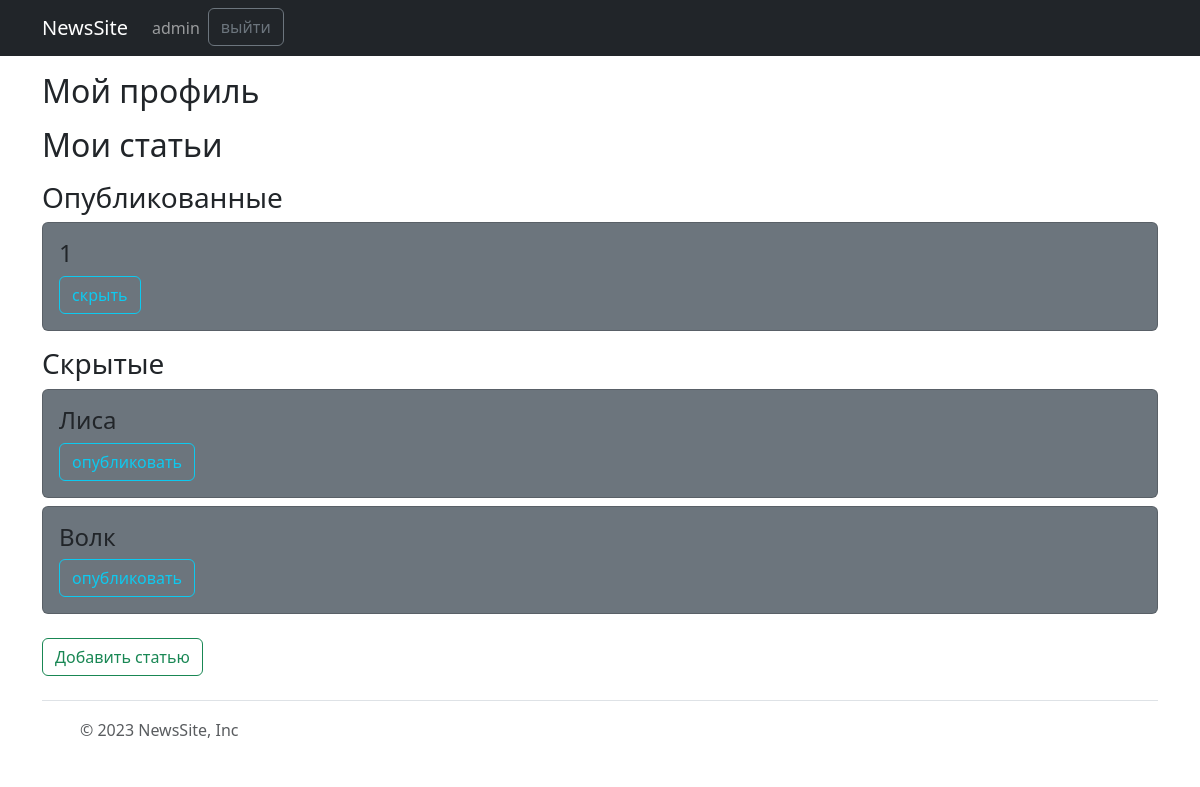
Page /accs/profile/ (signed in) on the earlier database version.
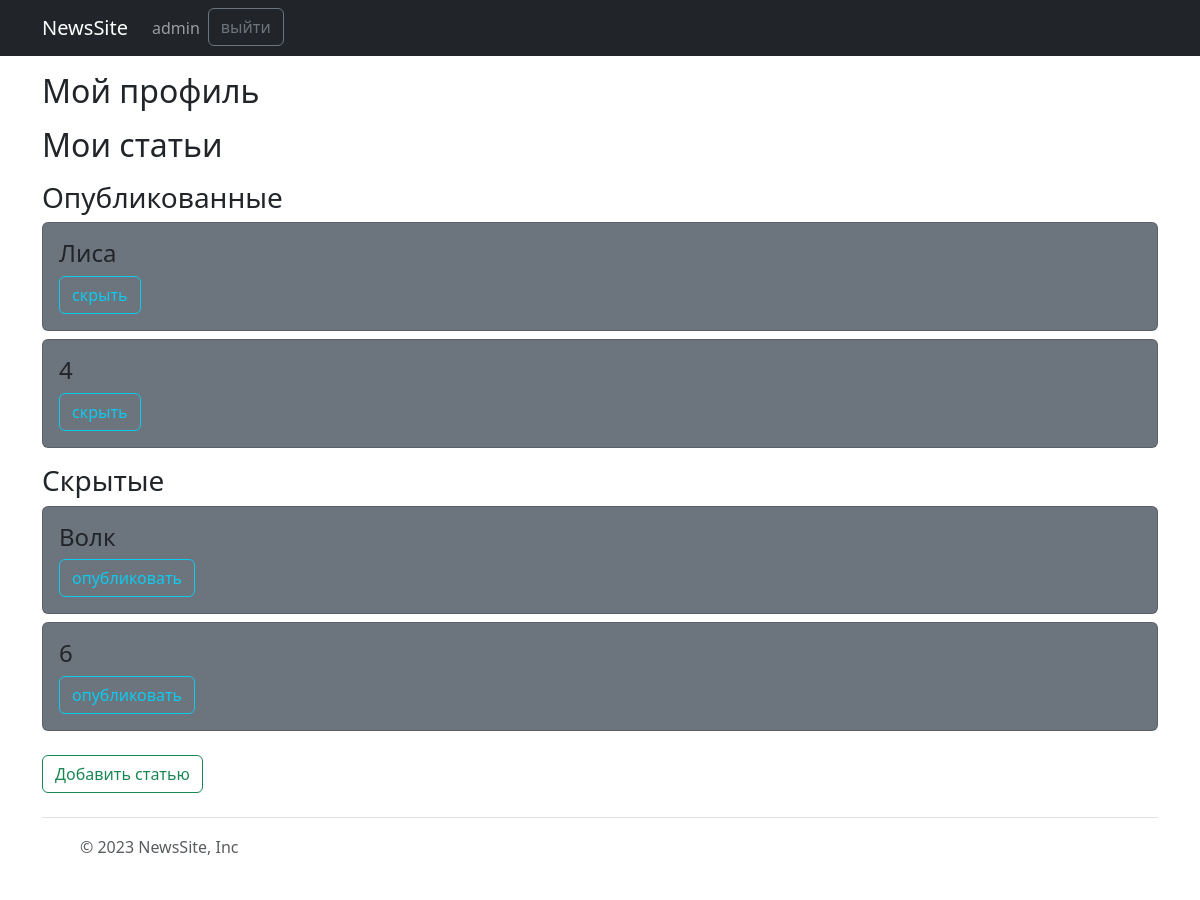
Same page on the later database version.
### newsapp/models.py (models this page shows, shortened)
class Item(models.Model):
    title=models.CharField(max_length=100)
    memo =models.TextField()
    image=models.ImageField(upload_to='newsapp/images',null=True,blank=True)
    date=models.DateTimeField(auto_now_add=True)
    author=models.ForeignKey(User,on_delete=models.CASCADE)
    published=models.BooleanField(default=False,null=False,blank=False)
    likes=GenericRelation(Like)
    tags=models.ManyToManyField(Tag)
    class Meta:
        permissions=[('can_read_item','Can read item')]

### accs/views.py (the view)
# urls.py: path('profile/',profile,name='profile'),
@login_required
def profile(request):
   publicnews=Item.objects.filter(author=request.user,published=True)
   shadownews=Item.objects.filter(author=request.user,published=False)
   return render(request,'accs/profile.html',{'publicnews':publicnews,'shadownews':shadownews})

### accs/templates/accs/profile.html
{% extends 'coreapp/base.html' %}
{% load static %}
{% block content %}
<div class="container">
  <h2 class="mt-3">Мой профиль</h2>
<h2 class="mt-3">Мои статьи</h2>
<h3 class="mt-3">Опубликованные</h3>
{% for i in publicnews %}
  <div class="card mt-2 bg-secondary ">
    <div class="card-body">
    <a class="nav-link" href="{% url 'accs:viewitem' i.id %}"><h4>{{ i.title }}</h4></a>
    <a href="{% url 'accs:publication' i.id %}" class="btn btn-outline-info">скрыть </a>
    </div>
  </div>
{% endfor %}
<h3 class="mt-3">Скрытые</h3>
{% for j in shadownews %}
<div class="card mt-2 bg-secondary ">
  <div class="card-body">
  <a class="nav-link" href="{% url 'accs:viewitem' j.id %}"><h4>{{ j.title }}</h4></a>
  <a href="{% url 'accs:publication' j.id %}" class="btn btn-outline-info">опубликовать </a>
  </div>
</div>
{% endfor %}
<br>
<a class="btn btn-outline-success" href="{% url 'accs:createitem'  %}" role="button">Добавить статью</a>
</div>
{% endblock %}

Differences in the rows shown:
changed Item "Лиса": moves from the list under "Скрытые" to the list under "Опубликованные"
changed Item (number 2 of 4 on the later page): title "1" → "4"
added Item: title "6", shown under "Скрытые"
